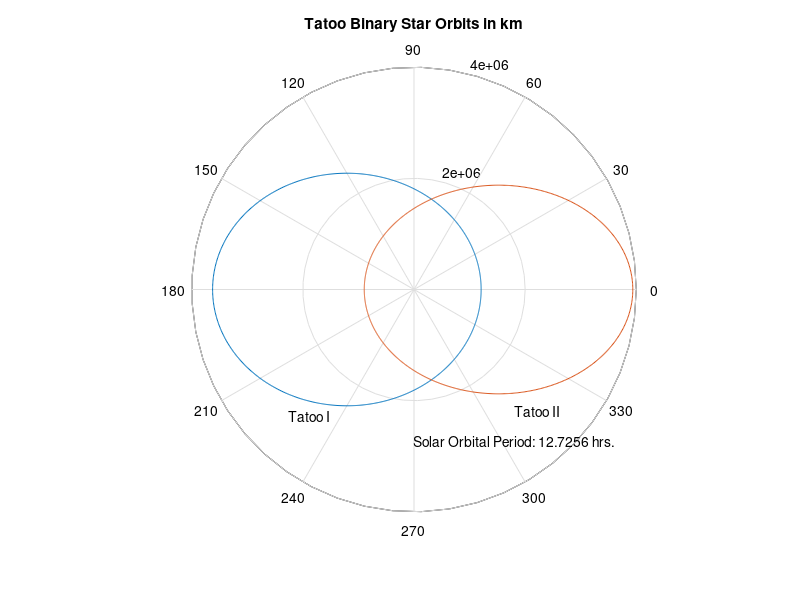
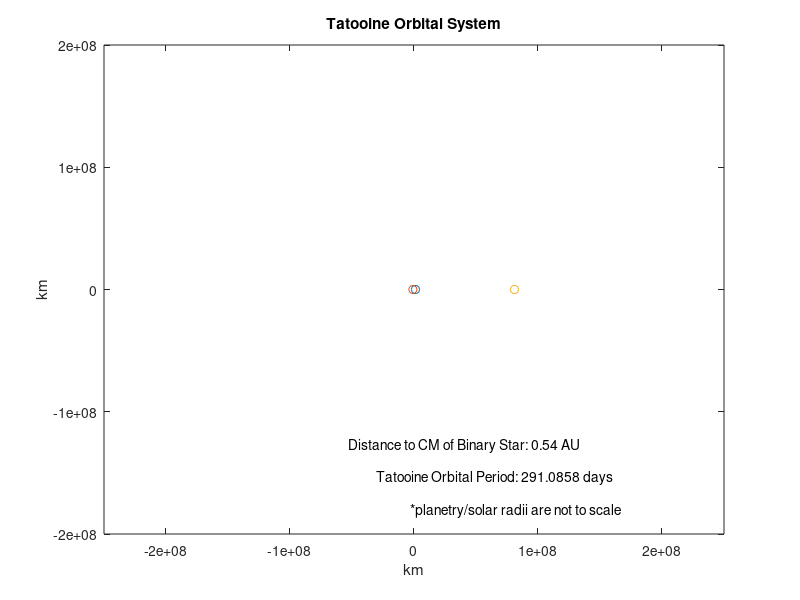

Here is the MATLAB script that generated these plots, in order: (Note: this script raises an error after producing the figures.)
%% Tatooine System
%
%  written by Mikey Lambert
%  December 5th, 2015
%
%  Analytical Mechanics Project

%%
clear

G = 6.667E-11;      % gravitational constant
MS1 = 1.7751E30;    % mass of Tatoo I
MS2 = 2.2051E30;    % mass of Tatoo II
for n=1:1000
    RS1(n) = 6.507E8/1000;  % radius of each sun in km
    RS2(n) = 6.995E8/1000;
end
% convert to kilometers
c1 = 1.8122E9/1000;      % c values for solar orbits
c2 = 1.4588E9/1000;
us = 3.1323E29;          % reduced solar mass
% solar eccentricities
es1 = 0.5;
% formula on pg. 5
es2 = sqrt((-c2/c1)*(1-es1^2)+1);

AU = 150E6; % Astromical unit in km
theta = linspace(0,2*pi,1000);  % polar independent variable

%% Polar Solar Graph

% orbital figures for Tatooine
aT = 1.62E11/1000;              % semi-major axis in km
eT = 0.5;                       % eccentricity (arbitrary)
cT = aT*(1-eT^2);               % c-value for Tatooine
rT = cT./(1+eT.*cos(theta));    % distance from barycenter

% calculate solar orbital periods (both are equal)
% use meters, not kilometers for these calculations
TS = sqrt(4*pi^2*(c1*1000/(1-es1^2))^3/(G*(MS1+MS2)));
% compare to period of Tatooine
TT = sqrt((4*pi^2*(aT*1000)^3)/(G*(MS1+MS2)));
z = TT/TS;

% attempt to keep suns on a separate variable from Tatooine
Stheta = linspace(0,2*pi*z,1000);  

r1 = c1./(1+es1.*cos(theta));       % solar distances from barycenter
r2 = -c2./(1+es2.*cos(theta));

polar(theta,r1)
hold on
polar(theta,r2)
title('Tatoo Binary Star Orbits in km')
text(-1.25*c1,-1.25*c1,'Tatoo I')
text(c1,-1.2*c1,'Tatoo II')
text(0,-1.5*c1,['Solar Orbital Period: ' num2str(TS/3600) ' hrs.'])
hold off

%% Solar System Animation

% animate
figure
t = 0;
x1 = r1.*cos(Stheta);       % cartesians for Tatoo I
y1 = r1.*sin(Stheta);
x2 = r2.*cos(Stheta);       % cartesians for Tatoo II
y2 = r2.*sin(Stheta);
xT = rT.*cos(theta);        % cartesians for Tatooine
yT = rT.*sin(theta);

    for n = 1:1000
        plot(x1(n),y1(n),'o')
        hold on
        plot(x2(n),y2(n),'o')
        plot(xT(n),yT(n),'o')
        hold off
        title('Tatooine Orbital System')
        text(-0.35*AU,-0.85*AU,['Distance to CM of Binary Star: ' num2str((sqrt(xT(n)^2+yT(n)^2))/AU) ' AU'])
        text(-0.2*AU,-1.025*AU,['Tatooine Orbital Period: ' num2str(TT/86400) ' days'])
        text(-0.02*AU,-1.2*AU,'*planetry/solar radii are not to scale')
        xlim([-2.5E8 2.5E8])
        xlabel('km')
        ylim([-2E8 2E8])
        ylabel('km')
        
        drawnow
        frame = getframe(1);
        im = frame2im(frame);
        [A,cm] = rgb2ind(im,256);
        if n == 1;
            imwrite(A,cm,'TatooineSystem.gif','gif', 'Loopcount',inf);
        else
            imwrite(A,cm,'TatooineSystem.gif','gif','WriteMode','append');
        end
    n = n+1;
    end


%% Barycenter Animation

figure
t = 0;
x1 = r1.*cos(theta);
x2 = r2.*cos(theta);
y1 = r1.*sin(theta);
y2 = r2.*sin(theta);
while t == 0
    for n = 1:100
        plot(x1(10*n),y1(10*n),'o')
        hold on
        plot(x2(10*n),y2(10*n),'o')
        hold off
        xlim([-5E6 5E6])
        ylim([-5E6 5E6])
        title('Tatoo I and II')
        text(0.55*c1,-2.5*c1,'*solar radii are not to scale')
        text(0.15*c1,-2*c1,['Solar Orbital Period: ' num2str(TS/3600) ' hrs.'])
        drawnow
    end
end

%%

while t == 0
    for n = 1:500
        P = polar(theta, 2.5E8*ones(size(theta)))
        set(P,'Visible','off')
        hold on
        polar(Stheta(n*2), r1(n*2), 'o')
        polar(Stheta(n*2), r2(n*2), 'o')
        polar(theta(n*2), rT(n*2), 'o')
        hold off
        title('Tatooine Orbital System')
        text(-0.35*AU,-0.75*AU,['Distance to CM of Binary Star: ' num2str((rT(n*2)/AU)) ' AU'])
        text(-0.2*AU,-1.125*AU,['Tatooine Orbital Period: ' num2str(TT/86400) ' days'])
        text(-0.02*AU,-1.3*AU,'*planetry/solar radii are not to scale')
        drawnow
        frame = getframe(1);
        im = frame2im(frame);
        [A,cm] = rgb2ind(im,256);
        if n == 1;
            imwrite(A,cm,'TatooineSystem.gif','gif', 'Loopcount',inf);
        else
            imwrite(A,cm,'TatooineSystem.gif','gif','WriteMode','append');
        end
    n = n+1;
    end
end
